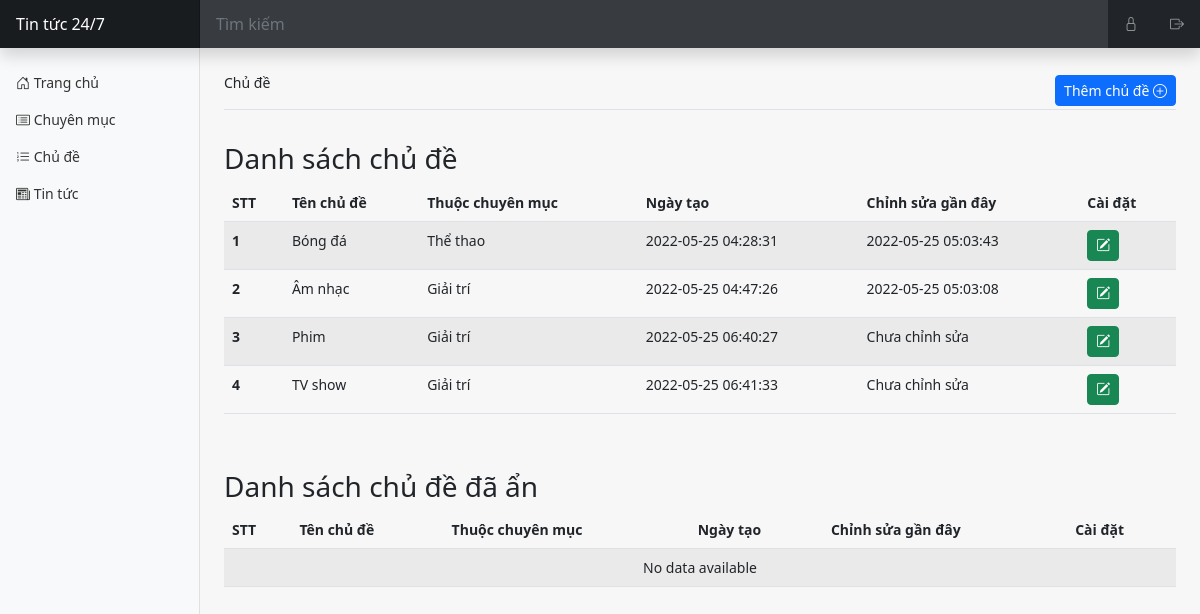
/admin/subcategory.php (signed in), run on the app's committed database.
### tables this page shows
CREATE TABLE `subcategories` (
  `id` int(11) NOT NULL,
  `name` varchar(50) NOT NULL,
  `is_active` tinyint(10) NOT NULL,
  `created_at` timestamp NOT NULL DEFAULT current_timestamp(),
  `updated_at` timestamp NULL DEFAULT NULL ON UPDATE current_timestamp(),
  `categoryID` int(11) NOT NULL
);

CREATE TABLE `categories` (
  `id` int(11) NOT NULL,
  `name` varchar(50) NOT NULL,
  `is_active` tinyint(10) NOT NULL,
  `created_at` timestamp NOT NULL DEFAULT current_timestamp(),
  `updated_at` timestamp NULL DEFAULT NULL ON UPDATE current_timestamp()
);

### admin/subcategory.php (the view, shortened to what this page needs)
<?php
    include('../database/conn.php');
?>
<!DOCTYPE html>
<html lang="en">
<head>
    <link href="https://cdn.jsdelivr.net/npm/bootstrap@5.2.0-beta1/dist/css/bootstrap.min.css" rel="stylesheet">
    <link rel="stylesheet" href="https://cdn.jsdelivr.net/npm/bootstrap-icons@1.8.2/font/bootstrap-icons.css">
    <link href="../public/css/style.css" rel="stylesheet">
</head>
<body>
    <?php include('components/header.php'); ?>
    <div class="container-fluid">
        <div class="row">
            <?php include('components/sidebar.php'); ?>
            <main class="col-md-9 ms-sm-auto col-lg-10 px-md-4">
                <div class="d-flex justify-content-between flex-wrap flex-md-nowrap align-items-center pt-4 mb-3 border-bottom">
                    <nav aria-label="breadcrumb">
                        <ol class="breadcrumb">
                            <li class="breadcrumb-item" aria-current="page">
                            Chủ đề
                            </li>
                        </ol>
                    </nav>
                    <div class="btn-toolbar mb-2 mb-md-0">
                        <a href="add-subcategory.php" type="button" class="btn btn-sm btn-primary">
                            Thêm chủ đề
                            <i class="bi bi-plus-circle"></i>
                        </a>
                    </div>
                </div>
                <div class="pt-3 pb-2 mb-3">
                    <h3>Danh sách chủ đề</h3>
                    <table class="table table-striped">
                        <thead>
                            <tr>
                                <th scope="col">STT</th>
                                <th scope="col">Tên chủ đề</th>
                                <th scope="col">Thuộc chuyên mục</th>
                                <th scope="col">Ngày tạo</th>
                                <th scope="col">Chỉnh sửa gần đây</th>
                                <th scope="col">Cài đặt</th>
                            </tr>
                        </thead>
                        <tbody>
                            <?php
                                $sql = 'SELECT subcategories.id as id, subcategories.name as name, categories.name as category,
                                subcategories.created_at as created_at, subcategories.updated_at as updated_at
                                FROM subcategories JOIN categories ON subcategories.categoryID=categories.id
                                WHERE subcategories.is_active = 1';
                                $result = $conn->query($sql);
                                if($result->num_rows > 0){
                                    while($row = $result->fetch_assoc()){
                            ?>
                            <tr>
                                <th><?= $row['id'] ?></th>
                                <td><?= $row['name'] ?></td>
                                <td><?= $row['category'] ?></td>
                                <td><?= $row['created_at'] ?></td>
                                <td><?= isset($row['updated_at']) ? $row['updated_at'] : 'Chưa chỉnh sửa' ?></td>
                                <td>
                                    <a href="edit-subcategory.php?id=<?= $row['id'] ?>" type="button" class="btn btn-sm btn-success">
                                        <i class="bi bi-pencil-square"></i>
                                    </a>
                                </td>
                            </tr>
                            <?php
                                    }
                                }
                                else {
                            ?>
                                <td colspan="6" style="text-align: center">No data available</td>
                            <?php
                                }
                            ?>
                        </tbody>
                    </table>
                </div>
                <div class="pt-3 pb-2 mb-3">
                    <h3>Danh sách chủ đề đã ẩn</h3>
                    <table class="table table-striped">
                        <thead>
                            <tr>
                                <th scope="col">STT</th>
                                <th scope="col">Tên chủ đề</th>
                                <th scope="col">Thuộc chuyên mục</th>
                                <th scope="col">Ngày tạo</th>
                                <th scope="col">Chỉnh sửa gần đây</th>
                                <th scope="col">Cài đặt</th>
                            </tr>
                        </thead>
                        <tbody>
                            <?php
                                $sql = 'SELECT subcategories.id as id, subcategories.name as name, categories.name as category,
                                subcategories.created_at as created_at, subcategories.updated_at as updated_at
                                FROM subcategories JOIN categories ON subcategories.categoryID=categories.id
                                WHERE subcategories.is_active = 0';
                                $result = $conn->query($sql);
                                if($result->num_rows > 0){
                                    while($row = $result->fetch_assoc()){
                            ?>
                            <tr>
                                <th><?= $row['id'] ?></th>
                                <td><?= $row['name'] ?></td>
                                <td><?= $row['category'] ?></td>
                                <td><?= $row['created_at'] ?></td>
                                <td><?= isset($row['updated_at']) ? $row['updated_at'] : 'Chưa chỉnh sửa' ?></td>
                                <td>
                                    <a href="edit-subcategory.php?id=<?= $row['id'] ?>" type="button" class="btn btn-sm btn-success">
                                        <i class="bi bi-pencil-square"></i>
                                    </a>
                                </td>
                            </tr>
                            <?php
                                    }
                                }
                                else {
                            ?>
                                <td colspan="6" style="text-align: center">No data available</td>
                            <?php
                                }
                            ?>
                        </tbody>
                    </table>
                </div>
            </main>
        </div>
    </div>
</body>
</html>

### public/css/style.css (style rules this page uses)
body { font-size: .875rem; background-color: #F7F7F7; }

### data on the page
subcategories: id "1", name "Bóng đá", categoryID.name "Thể thao", created_at "2022-05-25 04:28:31", updated_at "2022-05-25 05:03:43"
subcategories: id "2", name "Âm nhạc", categoryID.name "Giải trí", created_at "2022-05-25 04:47:26", updated_at "2022-05-25 05:03:08"
subcategories: id "3", name "Phim", categoryID.name "Giải trí", created_at "2022-05-25 06:40:27", shows "Chưa chỉnh sửa"
subcategories: id "4", name "TV show", categoryID.name "Giải trí", created_at "2022-05-25 06:41:33", shows "Chưa chỉnh sửa"
